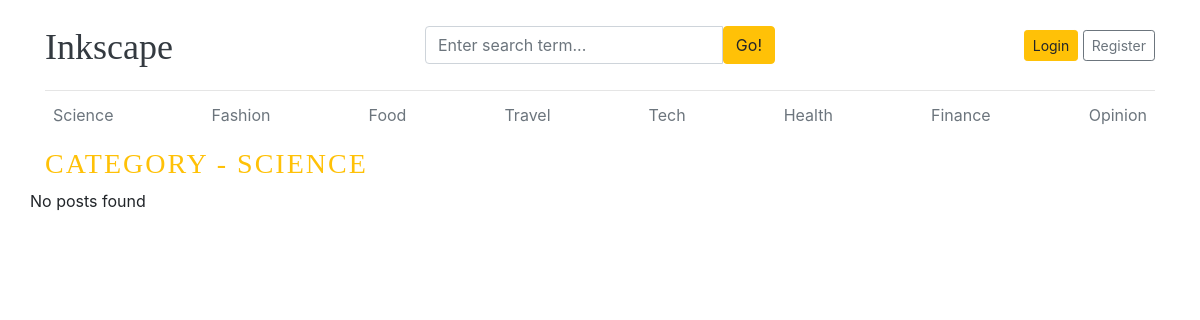
The app's page /category/2/ with its own data.
### blogs/models.py (models this page shows)
class Category(models.Model):
    category_name = models.CharField(max_length=50, unique=True)
    created_at = models.DateTimeField(auto_now_add=True)
    updated_at = models.DateTimeField(auto_now=True)
    class Meta():
        verbose_name_plural = 'Categories'
    def __str__(self):
        return self.category_name

### blogs/views.py (the view)
# urls.py: path('<int:category_id>/', views.posts_by_category, name='posts_by_category')
def posts_by_category(request, category_id):
    posts = blog.objects.filter(status='Published', category=category_id)
    try:
        category = Category.objects.get(pk=category_id)
    except:
        return redirect('home')
    context = {
        'posts':posts,
        'category': category,
    }
    return render(request, 'posts_by_category.html', context)

### blogs/context_processors.py (called while the page is built)
def get_categories(request):
    categories = Category.objects.all()
    return dict(categories=categories)

def get_social_links(request):
    social_links = SocialLink.objects.all()
    return dict(social_links=social_links)

### templates/posts_by_category.html
{% extends 'base.html' %}
{% load static %}
{% block content %}
 <h3 class="text-uppercase text-warning" style="letter-spacing: 2px;">Category - {{category}}</h3>
  <div class="row mb-2">
    {% if posts %}
    {% for post in posts %}
    <div class="col-md-6">
      <div class="card border-0" >
        <div class="card-body">
          <h3><a href="{% url 'blogs' post.slug %}" class="text-dark">{{ post.title }}</a></h3>
          <small class="mb-1 text-muted">{{ post.created_at | timesince}} ago | {{ post.author }}</small>
          <p class="card-text">{{ post.short_description | truncatewords:20 }}</p>
        </div>
      </div>
    </div>
    {% endfor %}
    {% else %}
    <p>No posts found</p>
    {% endif %}
  </div>
</div>
{% endblock %}

### templates/base.html (shortened to what this page needs)
{% load static %}
<!DOCTYPE html>
<html lang="en">
<head>
    <link rel="stylesheet" href="https://cdnjs.cloudflare.com/ajax/libs/font-awesome/4.7.0/css/font-awesome.min.css">
    <link href="https://getbootstrap.com/docs/4.0/dist/css/bootstrap.min.css" rel="stylesheet">
    <link rel="stylesheet" href="{% static 'css/blog.css' %}">
  </head>
<body>
    <div class="container">
      <header class="blog-header py-3">
        <div class="row flex-nowrap justify-content-between align-items-center">
          <div class="col-4 pt-1">
            <a class="blog-header-logo text-dark" href="/">Inkscape</a>
          </div>
          <div class="col-4">
            <form action="{% url 'search' %}" method="GET">
              <div class="input-group">
                <input class="form-control" type="text" name="keyword" value="{{ keyword }}" placeholder="Enter search term..." aria-label="Enter search term..." aria-describedby="button-search" />
                <button type="submit" class="btn btn-warning" id="button-search" type="button">Go!</button>
            </div>
            </form>
          </div>
          <div class="col-4 d-flex justify-content-end align-items-center">
            {% if not user.is_authenticated %}
            <a class="btn btn-sm btn-warning" href="{% url 'login' %}">Login</a> &nbsp;
            <a class="btn btn-sm btn-outline-secondary" href="{% url 'register' %}">Register</a>
            {% else %}
                <span><a class="text-dark" href="{% url 'dashboard' %}">Dashboard</a></span>
                &emsp;
                <span><a class="btn btn-sm btn-warning" href="{% url 'logout' %}">Logout</a></span>
            {% endif %}
          </div>
        </div>
      </header>
      <div class="nav-scroller py-1 mb-2">
        <nav class="nav d-flex justify-content-between">
          {% for cat in categories %}
          <a class="p-2 text-muted" href="{% url 'posts_by_category' cat.id %}">{{cat.category_name}}</a>
          {% endfor %}
        </nav>
      </div>
{% block content %}
{% endblock %}
    </body>
    </html>

### static/css/blog.css (style rules this page uses)
.blog-header { border-bottom: 1px solid #e5e5e5; }
.blog-header-logo { font-family: "Playfair Display", Georgia, "Times New Roman", serif; font-size: 2.25rem; }
h1, h2, h3, h4, h5, h6 { font-family: "Playfair Display", Georgia, "Times New Roman", serif; }

### records on screen
Category: category_name "Science", category_name "SCIENCE"
Category: category_name "Fashion"
Category: category_name "Food"
Category: category_name "Travel"
Category: category_name "Tech"
Category: category_name "Health"
Category: category_name "Finance"
Category: category_name "Opinion"
